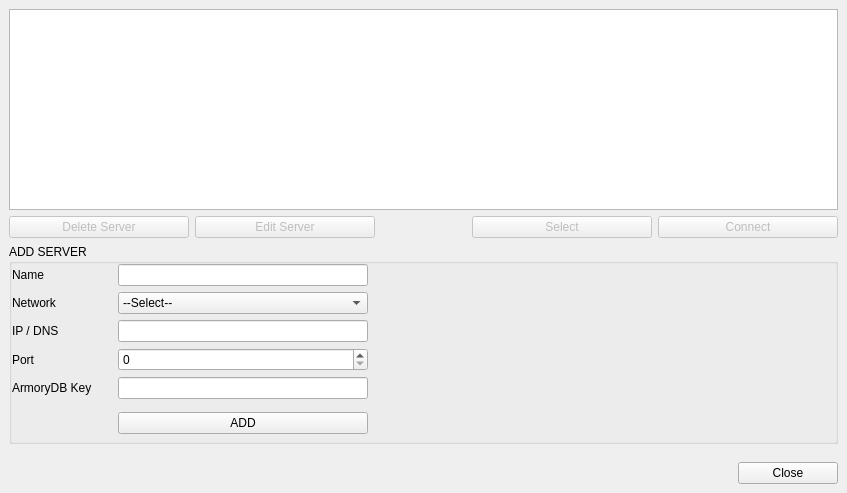
<?xml version="1.0" encoding="UTF-8"?>
<ui version="4.0">
 <class>ArmoryServersWidget</class>
 <widget class="QWidget" name="ArmoryServersWidget">
  <property name="geometry">
   <rect>
    <x>0</x>
    <y>0</y>
    <width>847</width>
    <height>493</height>
   </rect>
  </property>
  <property name="windowTitle">
   <string>Armory Servers</string>
  </property>
  <layout class="QGridLayout" name="gridLayout_2">
   <property name="leftMargin">
    <number>0</number>
   </property>
   <property name="topMargin">
    <number>0</number>
   </property>
   <property name="rightMargin">
    <number>0</number>
   </property>
   <property name="bottomMargin">
    <number>0</number>
   </property>
   <property name="spacing">
    <number>0</number>
   </property>
   <item row="0" column="0" colspan="2">
    <widget class="QWidget" name="widget" native="true">
     <property name="minimumSize">
      <size>
       <width>0</width>
       <height>40</height>
      </size>
     </property>
     <layout class="QGridLayout" name="gridLayout_3">
      <item row="2" column="0" colspan="5">
       <widget class="QGroupBox" name="groupBox">
        <property name="title">
         <string>ADD SERVER</string>
        </property>
        <layout class="QGridLayout" name="gridLayout">
         <property name="leftMargin">
          <number>0</number>
         </property>
         <property name="topMargin">
          <number>0</number>
         </property>
         <property name="rightMargin">
          <number>0</number>
         </property>
         <property name="bottomMargin">
          <number>0</number>
         </property>
         <item row="4" column="0">
          <widget class="QWidget" name="widgetZmqLabel_7" native="true">
           <property name="sizePolicy">
            <sizepolicy hsizetype="Preferred" vsizetype="Preferred">
             <horstretch>0</horstretch>
             <verstretch>0</verstretch>
            </sizepolicy>
           </property>
           <property name="minimumSize">
            <size>
             <width>0</width>
             <height>0</height>
            </size>
           </property>
           <property name="maximumSize">
            <size>
             <width>100</width>
             <height>16777215</height>
            </size>
           </property>
           <layout class="QHBoxLayout" name="horizontalLayout_17">
            <property name="spacing">
             <number>3</number>
            </property>
            <property name="leftMargin">
             <number>0</number>
            </property>
            <property name="topMargin">
             <number>0</number>
            </property>
            <property name="rightMargin">
             <number>0</number>
            </property>
            <property name="bottomMargin">
             <number>0</number>
            </property>
            <item>
             <widget class="QLabel" name="labelZmqPubKey_5">
              <property name="text">
               <string>ArmoryDB Key</string>
              </property>
             </widget>
            </item>
            <item>
             <widget class="QLabel" name="labelZmqPubKeyHint_5">
              <property name="sizePolicy">
               <sizepolicy hsizetype="Expanding" vsizetype="Preferred">
                <horstretch>0</horstretch>
                <verstretch>0</verstretch>
               </sizepolicy>
              </property>
              <property name="minimumSize">
               <size>
                <width>10</width>
                <height>15</height>
               </size>
              </property>
              <property name="maximumSize">
               <size>
                <width>10</width>
                <height>15</height>
               </size>
              </property>
              <property name="toolTip">
               <string>Optional when connecting to a public ArmoryDB</string>
              </property>
              <property name="styleSheet">
               <string notr="true">image: url(&quot;:/resources/notification_info@2x.png&quot;);</string>
              </property>
              <property name="text">
               <string/>
              </property>
             </widget>
            </item>
           </layout>
          </widget>
         </item>
         <item row="1" column="0">
          <widget class="QLabel" name="label_5">
           <property name="minimumSize">
            <size>
             <width>100</width>
             <height>0</height>
            </size>
           </property>
           <property name="maximumSize">
            <size>
             <width>100</width>
             <height>16777215</height>
            </size>
           </property>
           <property name="text">
            <string>Network</string>
           </property>
          </widget>
         </item>
         <item row="1" column="1">
          <widget class="QComboBox" name="comboBoxNetworkType">
           <property name="minimumSize">
            <size>
             <width>250</width>
             <height>0</height>
            </size>
           </property>
           <property name="maximumSize">
            <size>
             <width>250</width>
             <height>16777215</height>
            </size>
           </property>
           <item>
            <property name="text">
             <string>--Select--</string>
            </property>
           </item>
           <item>
            <property name="text">
             <string>MainNet</string>
            </property>
           </item>
           <item>
            <property name="text">
             <string>TestNet</string>
            </property>
           </item>
          </widget>
         </item>
         <item row="0" column="2" rowspan="2">
          <spacer name="horizontalSpacer_2">
           <property name="orientation">
            <enum>Qt::Horizontal</enum>
           </property>
           <property name="sizeHint" stdset="0">
            <size>
             <width>40</width>
             <height>20</height>
            </size>
           </property>
          </spacer>
         </item>
         <item row="5" column="1">
          <widget class="QStackedWidget" name="stackedWidgetAddSave">
           <property name="minimumSize">
            <size>
             <width>250</width>
             <height>0</height>
            </size>
           </property>
           <property name="maximumSize">
            <size>
             <width>250</width>
             <height>16777215</height>
            </size>
           </property>
           <widget class="QWidget" name="pageAddServerButton">
            <layout class="QGridLayout" name="gridLayout_4">
             <property name="leftMargin">
              <number>0</number>
             </property>
             <property name="topMargin">
              <number>0</number>
             </property>
             <property name="rightMargin">
              <number>0</number>
             </property>
             <property name="bottomMargin">
              <number>0</number>
             </property>
             <property name="spacing">
              <number>0</number>
             </property>
             <item row="0" column="0">
              <widget class="QPushButton" name="pushButtonAddServer">
               <property name="minimumSize">
                <size>
                 <width>250</width>
                 <height>0</height>
                </size>
               </property>
               <property name="maximumSize">
                <size>
                 <width>250</width>
                 <height>16777215</height>
                </size>
               </property>
               <property name="text">
                <string>ADD</string>
               </property>
              </widget>
             </item>
            </layout>
           </widget>
           <widget class="QWidget" name="pageSaveServerButton">
            <layout class="QHBoxLayout" name="horizontalLayout_2">
             <property name="leftMargin">
              <number>0</number>
             </property>
             <property name="topMargin">
              <number>0</number>
             </property>
             <property name="rightMargin">
              <number>0</number>
             </property>
             <property name="bottomMargin">
              <number>0</number>
             </property>
             <item>
              <widget class="QPushButton" name="pushButtonSaveServer">
               <property name="text">
                <string>Save</string>
               </property>
              </widget>
             </item>
             <item>
              <widget class="QPushButton" name="pushButtonCancelSaveServer">
               <property name="text">
                <string>Cancel</string>
               </property>
              </widget>
             </item>
            </layout>
           </widget>
          </widget>
         </item>
         <item row="2" column="0">
          <widget class="QLabel" name="label">
           <property name="minimumSize">
            <size>
             <width>100</width>
             <height>0</height>
            </size>
           </property>
           <property name="maximumSize">
            <size>
             <width>100</width>
             <height>16777215</height>
            </size>
           </property>
           <property name="text">
            <string>IP / DNS</string>
           </property>
          </widget>
         </item>
         <item row="0" column="0">
          <widget class="QLabel" name="label_3">
           <property name="minimumSize">
            <size>
             <width>100</width>
             <height>0</height>
            </size>
           </property>
           <property name="maximumSize">
            <size>
             <width>100</width>
             <height>16777215</height>
            </size>
           </property>
           <property name="text">
            <string>Name</string>
           </property>
          </widget>
         </item>
         <item row="3" column="1">
          <widget class="QSpinBox" name="spinBoxPort">
           <property name="minimumSize">
            <size>
             <width>250</width>
             <height>0</height>
            </size>
           </property>
           <property name="maximumSize">
            <size>
             <width>250</width>
             <height>16777215</height>
            </size>
           </property>
           <property name="minimum">
            <number>0</number>
           </property>
           <property name="maximum">
            <number>65535</number>
           </property>
           <property name="value">
            <number>0</number>
           </property>
          </widget>
         </item>
         <item row="0" column="1">
          <widget class="QLineEdit" name="lineEditName">
           <property name="minimumSize">
            <size>
             <width>250</width>
             <height>0</height>
            </size>
           </property>
           <property name="maximumSize">
            <size>
             <width>250</width>
             <height>16777215</height>
            </size>
           </property>
          </widget>
         </item>
         <item row="3" column="0">
          <widget class="QLabel" name="label_2">
           <property name="minimumSize">
            <size>
             <width>100</width>
             <height>0</height>
            </size>
           </property>
           <property name="maximumSize">
            <size>
             <width>100</width>
             <height>16777215</height>
            </size>
           </property>
           <property name="text">
            <string>Port</string>
           </property>
          </widget>
         </item>
         <item row="2" column="1">
          <widget class="QLineEdit" name="lineEditAddress">
           <property name="minimumSize">
            <size>
             <width>250</width>
             <height>0</height>
            </size>
           </property>
           <property name="maximumSize">
            <size>
             <width>250</width>
             <height>16777215</height>
            </size>
           </property>
          </widget>
         </item>
         <item row="4" column="1">
          <widget class="QLineEdit" name="lineEditKey">
           <property name="minimumSize">
            <size>
             <width>250</width>
             <height>0</height>
            </size>
           </property>
           <property name="maximumSize">
            <size>
             <width>250</width>
             <height>16777215</height>
            </size>
           </property>
          </widget>
         </item>
        </layout>
       </widget>
      </item>
      <item row="1" column="2">
       <spacer name="horizontalSpacer">
        <property name="orientation">
         <enum>Qt::Horizontal</enum>
        </property>
        <property name="sizeHint" stdset="0">
         <size>
          <width>240</width>
          <height>18</height>
         </size>
        </property>
       </spacer>
      </item>
      <item row="1" column="1">
       <widget class="QPushButton" name="pushButtonEditServer">
        <property name="enabled">
         <bool>false</bool>
        </property>
        <property name="minimumSize">
         <size>
          <width>180</width>
          <height>0</height>
         </size>
        </property>
        <property name="maximumSize">
         <size>
          <width>180</width>
          <height>16777215</height>
         </size>
        </property>
        <property name="text">
         <string>Edit Server</string>
        </property>
       </widget>
      </item>
      <item row="1" column="0">
       <widget class="QPushButton" name="pushButtonDeleteServer">
        <property name="enabled">
         <bool>false</bool>
        </property>
        <property name="minimumSize">
         <size>
          <width>180</width>
          <height>0</height>
         </size>
        </property>
        <property name="maximumSize">
         <size>
          <width>180</width>
          <height>16777215</height>
         </size>
        </property>
        <property name="text">
         <string>Delete Server</string>
        </property>
       </widget>
      </item>
      <item row="0" column="0" colspan="5">
       <widget class="QTableView" name="tableViewArmory">
        <property name="horizontalScrollBarPolicy">
         <enum>Qt::ScrollBarAsNeeded</enum>
        </property>
        <property name="alternatingRowColors">
         <bool>true</bool>
        </property>
        <property name="selectionMode">
         <enum>QAbstractItemView::SingleSelection</enum>
        </property>
        <property name="selectionBehavior">
         <enum>QAbstractItemView::SelectRows</enum>
        </property>
        <property name="textElideMode">
         <enum>Qt::ElideNone</enum>
        </property>
        <property name="cornerButtonEnabled">
         <bool>false</bool>
        </property>
        <attribute name="verticalHeaderVisible">
         <bool>false</bool>
        </attribute>
       </widget>
      </item>
      <item row="1" column="4">
       <widget class="QPushButton" name="pushButtonConnect">
        <property name="enabled">
         <bool>false</bool>
        </property>
        <property name="minimumSize">
         <size>
          <width>180</width>
          <height>0</height>
         </size>
        </property>
        <property name="maximumSize">
         <size>
          <width>180</width>
          <height>16777215</height>
         </size>
        </property>
        <property name="text">
         <string>Connect</string>
        </property>
       </widget>
      </item>
      <item row="1" column="3">
       <widget class="QPushButton" name="pushButtonSelectServer">
        <property name="enabled">
         <bool>false</bool>
        </property>
        <property name="minimumSize">
         <size>
          <width>180</width>
          <height>0</height>
         </size>
        </property>
        <property name="maximumSize">
         <size>
          <width>180</width>
          <height>16777215</height>
         </size>
        </property>
        <property name="text">
         <string>Select</string>
        </property>
       </widget>
      </item>
     </layout>
    </widget>
   </item>
   <item row="1" column="0">
    <widget class="QWidget" name="widgetControlButtons" native="true">
     <property name="buttonBar" stdset="0">
      <bool>true</bool>
     </property>
     <layout class="QHBoxLayout" name="horizontalLayout">
      <item>
       <spacer name="horizontalSpacer_3">
        <property name="orientation">
         <enum>Qt::Horizontal</enum>
        </property>
        <property name="sizeHint" stdset="0">
         <size>
          <width>40</width>
          <height>20</height>
         </size>
        </property>
       </spacer>
      </item>
      <item>
       <widget class="QPushButton" name="pushButtonClose">
        <property name="minimumSize">
         <size>
          <width>100</width>
          <height>0</height>
         </size>
        </property>
        <property name="text">
         <string>Close</string>
        </property>
       </widget>
      </item>
     </layout>
    </widget>
   </item>
  </layout>
 </widget>
 <tabstops>
  <tabstop>lineEditName</tabstop>
  <tabstop>comboBoxNetworkType</tabstop>
  <tabstop>lineEditAddress</tabstop>
  <tabstop>spinBoxPort</tabstop>
  <tabstop>lineEditKey</tabstop>
 </tabstops>
 <resources/>
 <connections/>
</ui>
